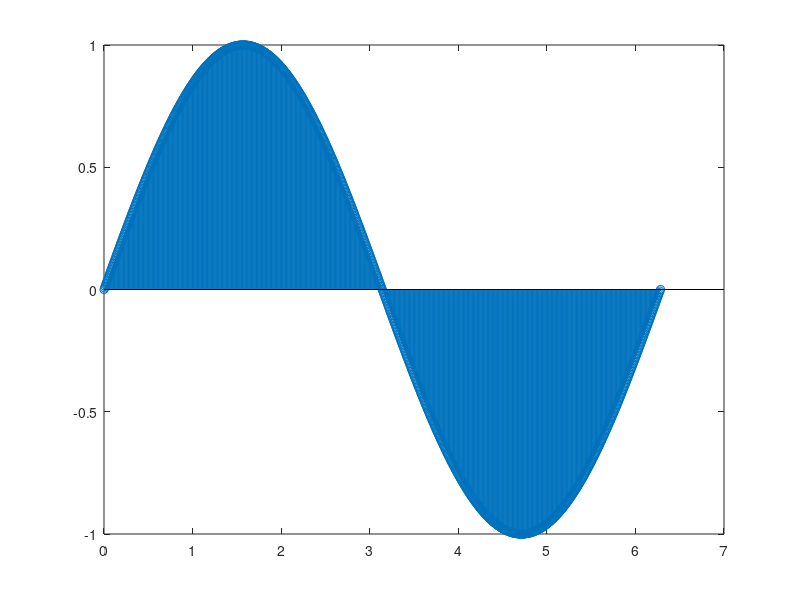

The MATLAB script that drew this image:
MSPS = input('Type the sampling rate (in MSPS):\n')
frequency = input('Type the signal frequency (in kHz):\n')

sample_rate = (MSPS*1000) / (frequency);

t=0:2*pi/sample_rate:2*pi;
stem(t,sin(t))